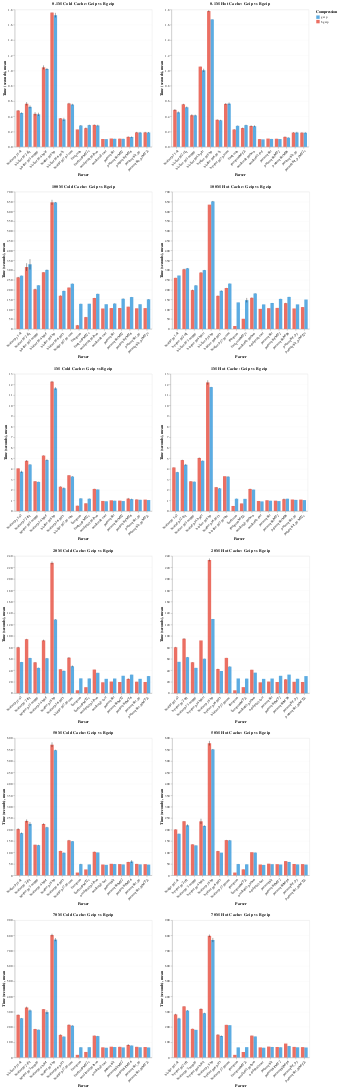

Source (notebook cell):
### Code cell
# Compare gzip vs bgzip if both are available
# Now handles size-prefixed keys (e.g., 0.1m_hot_gz, 0.5m_hot_bgz)

# Find all gz and bgz results with size prefixes
gz_keys = [k for k in all_data.keys() if '_gz' in k and '_bgz' not in k and len(all_data[k]) > 0]
bgz_keys = [k for k in all_data.keys() if '_bgz' in k and len(all_data[k]) > 0]

if not gz_keys or not bgz_keys:
    print("Gzip or Bgzip results not found. Run benchmarks with both compression formats.")
    print("Make sure bgzip is installed and run: ./run_all_benchmarks.sh")
else:
    # Group by cache type and size
    comparisons = {}
    
    for gz_key in gz_keys:
        # Extract size and cache type from key (e.g., "0.1m_hot_gz" -> "0.1m", "hot")
        parts = gz_key.split('_')
        if len(parts) >= 3:
            size = parts[0]
            cache_type = parts[1]  # hot or cold
            
            # Find corresponding bgz key
            bgz_key = f"{size}_{cache_type}_bgz"
            
            if bgz_key in all_data and len(all_data[bgz_key]) > 0:
                comp_key = f"{size}_{cache_type}"
                comparisons[comp_key] = {
                    'size': size,
                    'cache_type': cache_type,
                    'gz': all_data[gz_key],
                    'bgz': all_data[bgz_key]
                }
    
    if comparisons:
        # Create charts for each comparison
        all_charts = []
        
        for comp_key, comp_data in sorted(comparisons.items()):
            size = comp_data['size']
            cache_type = comp_data['cache_type']
            
            # Combine data
            df_gz = comp_data['gz'].with_columns(pl.lit('gzip').alias('compression'))
            df_bgz = comp_data['bgz'].with_columns(pl.lit('bgzip').alias('compression'))
            combined = pl.concat([df_gz, df_bgz])
            
            # Create grouped bar chart
            chart = alt.Chart(combined).mark_bar(opacity=0.8).encode(
                x=alt.X('command:N', title='Parser', axis=alt.Axis(labelAngle=-45)),
                y=alt.Y('mean:Q', title='Time (seconds)'),
                color=alt.Color('compression:N',
                              scale=alt.Scale(domain=['gzip', 'bgzip'],
                                            range=['#3498db', '#e74c3c']),
                              legend=alt.Legend(title='Compression')),
                xOffset='compression:N',
                tooltip=[
                    alt.Tooltip('command:N', title='Parser'),
                    alt.Tooltip('compression:N', title='Type'),
                    alt.Tooltip('mean:Q', title='Mean', format='.3f'),
                    alt.Tooltip('stddev:Q', title='Std Dev', format='.3f')
                ]
            ).properties(
                title=f'{size.upper()} {cache_type.title()} Cache: Gzip vs Bgzip',
                width=400,
                height=400
            )
            
            # Add error bars
            error_bars = alt.Chart(combined).mark_errorbar(extent='stdev').encode(
                x=alt.X('command:N'),
                y=alt.Y('mean:Q'),
                yError='stddev:Q',
                xOffset='compression:N'
            )
            
            all_charts.append(chart + error_bars)
        
        # Combine charts in a grid layout (2 per row)
        if len(all_charts) == 1:
            final_chart = all_charts[0]
        elif len(all_charts) == 2:
            final_chart = alt.hconcat(*all_charts)
        else:
            # Create rows of 2 charts each
            rows = []
            for i in range(0, len(all_charts), 2):
                if i + 1 < len(all_charts):
                    rows.append(alt.hconcat(all_charts[i], all_charts[i + 1]))
                else:
                    rows.append(all_charts[i])
            final_chart = alt.vconcat(*rows)
        
        final_chart = final_chart.configure_axis(gridOpacity=0.3)
        
        # Save chart
        final_chart.save(str("plots/compression_comparison.html"))
        
        # Display
        display(final_chart)
        
        # Print speedup ratios
        print("\nCompression Speedup Analysis (gzip time / bgzip time):")
        print("=" * 70)
        
        for comp_key, comp_data in sorted(comparisons.items()):
            size = comp_data['size']
            cache_type = comp_data['cache_type']
            df_gz = comp_data['gz']
            df_bgz = comp_data['bgz']
            
            print(f"\n{size.upper()} {cache_type.title()} Cache:")
            
            commands = sorted(set(df_gz['command'].to_list()))
            for cmd in commands:
                gz_rows = df_gz.filter(pl.col('command') == cmd)
                bgz_rows = df_bgz.filter(pl.col('command') == cmd)
                
                if len(gz_rows) > 0 and len(bgz_rows) > 0:
                    gz_mean = gz_rows['mean'][0]
                    bgz_mean = bgz_rows['mean'][0]
                    speedup = gz_mean / bgz_mean
                    
                    if speedup > 1:
                        print(f"  {cmd}: {speedup:.2f}x faster with bgzip")
                    elif speedup < 1:
                        print(f"  {cmd}: {1/speedup:.2f}x faster with gzip")
                    else:
                        print(f"  {cmd}: Equal performance")
    else:
        print("No matching gzip/bgzip pairs found for comparison.")
